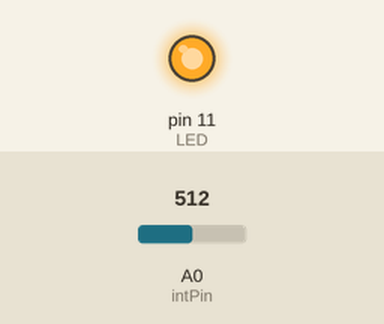
Recording of a sketch running on a simulated Arduino Uno, built with avr-gcc and run on an emulated ATmega328P. On the bench: output pins drawn as LEDs (lit = HIGH). The inputs (shaded band) are chosen by the test bench; at power-on: A0 (intPin) = 512.

Above: at 1.2 s.
1.3 s: A0 (intPin) set to 594
2.8 s: A0 (intPin) set to 629
4.3 s: A0 (intPin) set to 536
5.8 s: A0 (intPin) set to 513
7.3 s: A0 (intPin) set to 716
At 8.2 s:
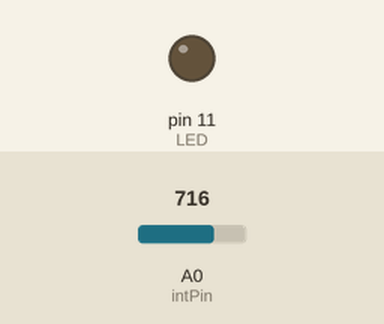
8.8 s: A0 (intPin) set to 799
10.3 s: A0 (intPin) set to 828
Timing chart, 0 to 12.8 s (numbered marks = the images above; inputs shaded):
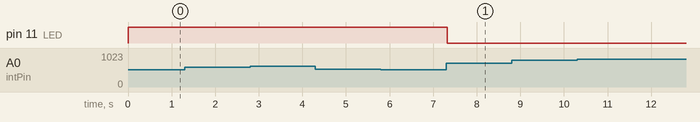

The sketch:

2-1-3.ino
```cpp
const int intPin = A0;
const int LED = 11;
int v = 0;
int prev_v  = 0;
int state = 0;

void setup() {
  pinMode(intPin, INPUT);  // デジタルピン2を入力に設定
  pinMode(LED, OUTPUT);
  Serial.begin(9600);
}

void loop() {
  prev_v = v;
  v = analogRead(intPin);

  if (abs(prev_v - v) > 100)
  {
    state = 1 - state;
  }

  if(state)
  {
    digitalWrite(LED, HIGH);
  }
  else
  {
    digitalWrite(LED, LOW);
  }

  // Serial.println(v);
  delay(50);


}
```

Measured:
- after the input at 1.3 s, every drawn part: stays the same
- after the input at 2.8 s, every drawn part: stays the same
- after the input at 4.3 s, every drawn part: stays the same
- after the input at 5.8 s, every drawn part: stays the same
- after the input at 7.3 s, pin 11 (LED): HIGH → LOW at once
- after the input at 8.8 s, every drawn part: stays the same
- after the input at 10.3 s, every drawn part: stays the same
